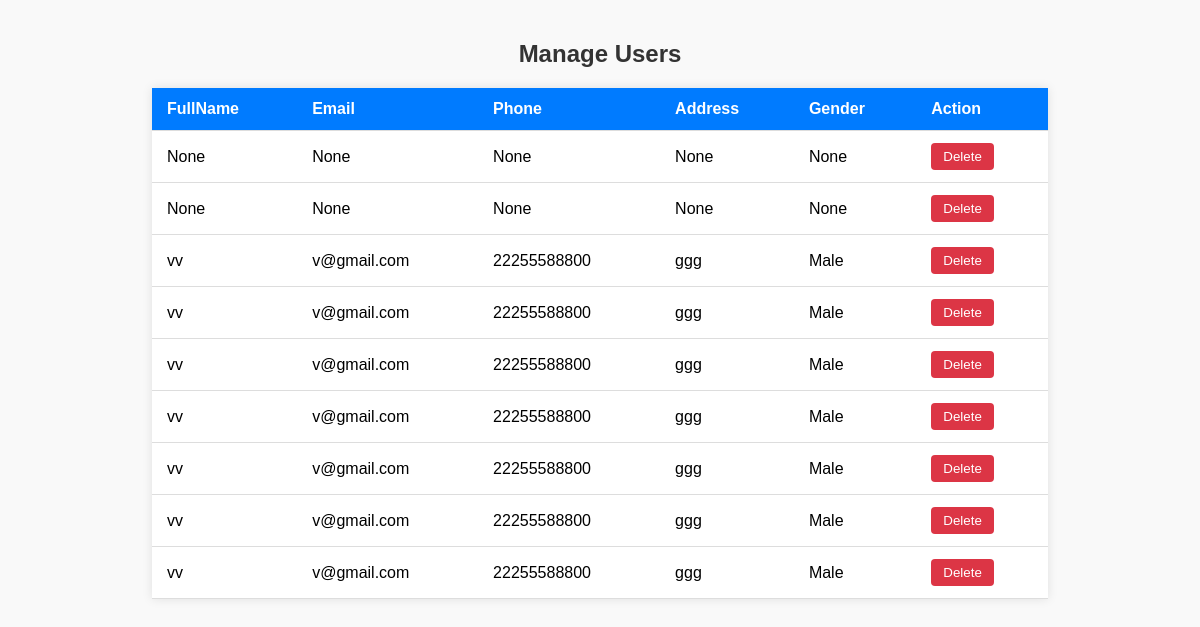
The app's page /users, older data.
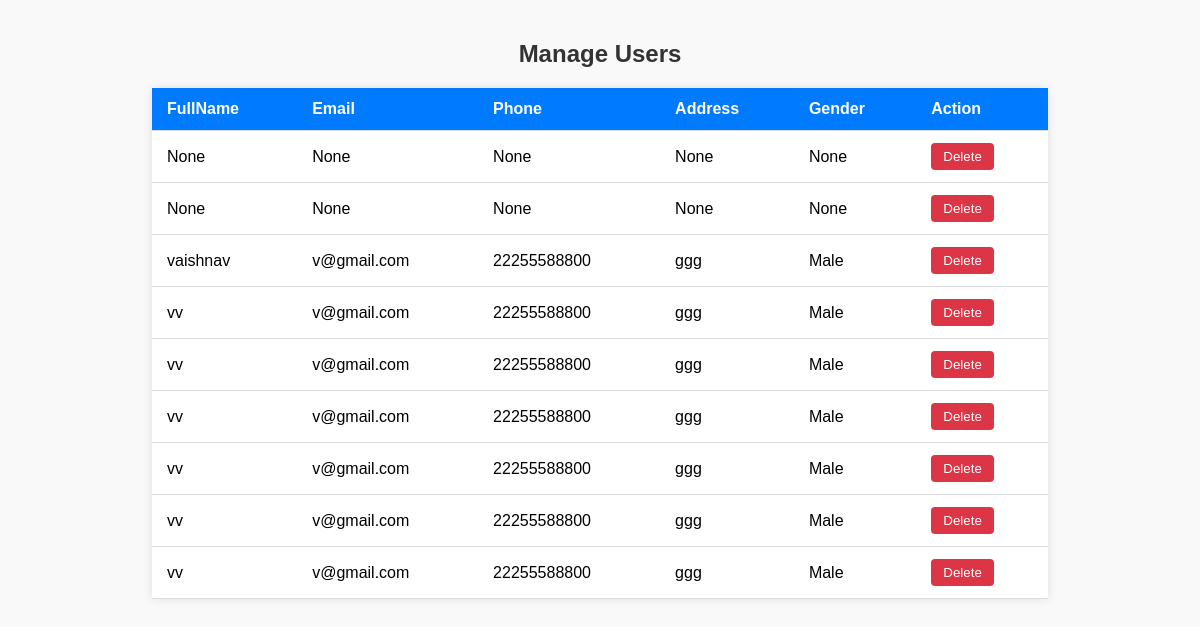
The same page, newer data.
### diaryapp/models.py (models this page shows)
class UserModel(models.Model):
    LOGINID = models.ForeignKey(LoginModel, on_delete=models.CASCADE, null=True, blank=True)
    FullName = models.CharField(max_length=100, null=True, blank=True)
    Email = models.CharField(max_length=100, null=True, blank=True)
    Phone = models.BigIntegerField(null=True, blank=True)
    Address = models.TextField(null=True, blank=True)
    Gender = models.CharField(null=True, blank=True, max_length=100)

### diaryapp/views.py (the view)
# urls.py: path('users',UserView.as_view(), name='users'),
class UserView(View):
     def get(self,request):
        c=UserModel.objects.all()
        return render(request,'administration/users.html',{'use':c})

### templates/administration/users.html (shortened to what this page needs)
<!DOCTYPE html>
<html lang="en">
<head>
</head>
<body>
  <h2>Manage Users</h2>
  <table id="usersTable">
    <thead>
      <tr>
        <th>FullName</th>
        <th>Email</th>
        <th>Phone</th>
        <th>Address</th>
        <th>Gender</th>
        <th>Action</th>
      </tr>
    </thead>
    <tbody>
        {% for i in use %}
      <tr>
        <td>{{i.FullName}}</td>
        <td>{{i.Email}}</td>
        <td>{{i.Phone}}</td>
        <td>{{i.Address}}</td>
        <td>{{i.Gender}}</td>
        <td><a href="/Deleteuser/{{i.LOGINID.id}}"><button onclick="deleteUser(this)">Delete</button></td></a>
      </tr>
      {% endfor %}
    </tbody>
  </table>
</body>
</html>

Row changes from the older to the newer data that the page shows:
changed UserModel: FullName "vv" → "vaishnav"
